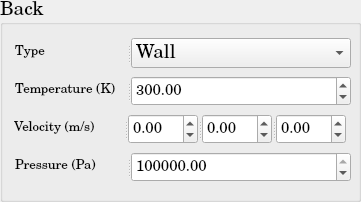
          <widget class="QGroupBox" name="SP_BoundaryCondition_Back">
           <property name="minimumSize">
            <size>
             <width>361</width>
             <height>202</height>
            </size>
           </property>
           <property name="maximumSize">
            <size>
             <width>361</width>
             <height>202</height>
            </size>
           </property>
           <property name="font">
            <font>
             <family>Century Schoolbook L</family>
             <pointsize>14</pointsize>
             <weight>50</weight>
             <bold>false</bold>
            </font>
           </property>
           <property name="title">
            <string>Back</string>
           </property>
           <layout class="QGridLayout" name="gridLayout_46">
            <item row="0" column="0">
             <widget class="QSplitter" name="splitter_65">
              <property name="minimumSize">
               <size>
                <width>338</width>
                <height>30</height>
               </size>
              </property>
              <property name="maximumSize">
               <size>
                <width>334</width>
                <height>30</height>
               </size>
              </property>
              <property name="orientation">
               <enum>Qt::Horizontal</enum>
              </property>
              <widget class="QLabel" name="SP_Type_Back_BC">
               <property name="minimumSize">
                <size>
                 <width>110</width>
                 <height>30</height>
                </size>
               </property>
               <property name="maximumSize">
                <size>
                 <width>110</width>
                 <height>30</height>
                </size>
               </property>
               <property name="text">
                <string>&lt;html&gt;&lt;head/&gt;&lt;body&gt;&lt;p&gt;&lt;span style=&quot; font-size:10pt;&quot;&gt;Type&lt;/span&gt;&lt;/p&gt;&lt;/body&gt;&lt;/html&gt;</string>
               </property>
              </widget>
              <widget class="QComboBox" name="SP_Type_Back_BC_ComboBox">
               <property name="minimumSize">
                <size>
                 <width>220</width>
                 <height>30</height>
                </size>
               </property>
               <property name="maximumSize">
                <size>
                 <width>220</width>
                 <height>30</height>
                </size>
               </property>
               <item>
                <property name="text">
                 <string>Wall</string>
                </property>
               </item>
               <item>
                <property name="text">
                 <string>Inlet</string>
                </property>
               </item>
               <item>
                <property name="text">
                 <string>Outlet</string>
                </property>
               </item>
               <item>
                <property name="text">
                 <string>Neumann</string>
                </property>
               </item>
               <item>
                <property name="text">
                 <string>Dirichlet</string>
                </property>
               </item>
              </widget>
             </widget>
            </item>
            <item row="1" column="0">
             <widget class="QSplitter" name="splitter_66">
              <property name="minimumSize">
               <size>
                <width>338</width>
                <height>30</height>
               </size>
              </property>
              <property name="maximumSize">
               <size>
                <width>334</width>
                <height>30</height>
               </size>
              </property>
              <property name="orientation">
               <enum>Qt::Horizontal</enum>
              </property>
              <widget class="QLabel" name="SP_Temperature_Back_BC">
               <property name="minimumSize">
                <size>
                 <width>110</width>
                 <height>30</height>
                </size>
               </property>
               <property name="maximumSize">
                <size>
                 <width>110</width>
                 <height>30</height>
                </size>
               </property>
               <property name="text">
                <string>&lt;html&gt;&lt;head/&gt;&lt;body&gt;&lt;p&gt;&lt;span style=&quot; font-size:10pt;&quot;&gt;Temperature (K)&lt;/span&gt;&lt;/p&gt;&lt;/body&gt;&lt;/html&gt;</string>
               </property>
              </widget>
              <widget class="QDoubleSpinBox" name="SP_Temperature_Back_BC_doubleSpinBox">
               <property name="minimumSize">
                <size>
                 <width>220</width>
                 <height>30</height>
                </size>
               </property>
               <property name="maximumSize">
                <size>
                 <width>220</width>
                 <height>30</height>
                </size>
               </property>
               <property name="font">
                <font>
                 <pointsize>11</pointsize>
                </font>
               </property>
               <property name="maximum">
                <double>1000000000.000000000000000</double>
               </property>
               <property name="value">
                <double>300.000000000000000</double>
               </property>
              </widget>
             </widget>
            </item>
            <item row="2" column="0">
             <widget class="QSplitter" name="splitter_67">
              <property name="orientation">
               <enum>Qt::Horizontal</enum>
              </property>
              <widget class="QLabel" name="SP_Velocity_Back_BC">
               <property name="minimumSize">
                <size>
                 <width>110</width>
                 <height>30</height>
                </size>
               </property>
               <property name="maximumSize">
                <size>
                 <width>110</width>
                 <height>30</height>
                </size>
               </property>
               <property name="text">
                <string>&lt;html&gt;&lt;head/&gt;&lt;body&gt;&lt;p&gt;&lt;span style=&quot; font-size:10pt;&quot;&gt;Velocity (m/s)&lt;/span&gt;&lt;/p&gt;&lt;/body&gt;&lt;/html&gt;</string>
               </property>
              </widget>
              <widget class="QSplitter" name="splitter_68">
               <property name="minimumSize">
                <size>
                 <width>220</width>
                 <height>30</height>
                </size>
               </property>
               <property name="maximumSize">
                <size>
                 <width>218</width>
                 <height>30</height>
                </size>
               </property>
               <property name="orientation">
                <enum>Qt::Horizontal</enum>
               </property>
               <widget class="QDoubleSpinBox" name="SP_Velocity_1d_Back_BC_doubleSpinBox">
                <property name="minimumSize">
                 <size>
                  <width>68</width>
                  <height>30</height>
                 </size>
                </property>
                <property name="maximumSize">
                 <size>
                  <width>70</width>
                  <height>30</height>
                 </size>
                </property>
                <property name="font">
                 <font>
                  <pointsize>11</pointsize>
                 </font>
                </property>
                <property name="minimum">
                 <double>-1000000000.000000000000000</double>
                </property>
                <property name="maximum">
                 <double>1000000000.000000000000000</double>
                </property>
               </widget>
               <widget class="QDoubleSpinBox" name="SP_Velocity_2d_Back_BC_doubleSpinBox">
                <property name="minimumSize">
                 <size>
                  <width>68</width>
                  <height>30</height>
                 </size>
                </property>
                <property name="maximumSize">
                 <size>
                  <width>70</width>
                  <height>30</height>
                 </size>
                </property>
                <property name="font">
                 <font>
                  <pointsize>11</pointsize>
                 </font>
                </property>
                <property name="minimum">
                 <double>-1000000000.000000000000000</double>
                </property>
                <property name="maximum">
                 <double>1000000000.000000000000000</double>
                </property>
               </widget>
               <widget class="QDoubleSpinBox" name="SP_Velocity_3d_Back_BC_doubleSpinBox">
                <property name="minimumSize">
                 <size>
                  <width>68</width>
                  <height>30</height>
                 </size>
                </property>
                <property name="maximumSize">
                 <size>
                  <width>70</width>
                  <height>30</height>
                 </size>
                </property>
                <property name="font">
                 <font>
                  <pointsize>11</pointsize>
                 </font>
                </property>
                <property name="minimum">
                 <double>-1000000000.000000000000000</double>
                </property>
                <property name="maximum">
                 <double>1000000000.000000000000000</double>
                </property>
               </widget>
              </widget>
             </widget>
            </item>
            <item row="3" column="0">
             <widget class="QSplitter" name="splitter_69">
              <property name="minimumSize">
               <size>
                <width>338</width>
                <height>30</height>
               </size>
              </property>
              <property name="maximumSize">
               <size>
                <width>334</width>
                <height>30</height>
               </size>
              </property>
              <property name="orientation">
               <enum>Qt::Horizontal</enum>
              </property>
              <widget class="QLabel" name="SP_Pressure_Back_BC">
               <property name="minimumSize">
                <size>
                 <width>110</width>
                 <height>30</height>
                </size>
               </property>
               <property name="maximumSize">
                <size>
                 <width>110</width>
                 <height>30</height>
                </size>
               </property>
               <property name="text">
                <string>&lt;html&gt;&lt;head/&gt;&lt;body&gt;&lt;p&gt;&lt;span style=&quot; font-size:10pt;&quot;&gt;Pressure (Pa)&lt;/span&gt;&lt;/p&gt;&lt;/body&gt;&lt;/html&gt;</string>
               </property>
              </widget>
              <widget class="QDoubleSpinBox" name="SP_Pressure_Back_BC_doubleSpinBox">
               <property name="minimumSize">
                <size>
                 <width>220</width>
                 <height>30</height>
                </size>
               </property>
               <property name="maximumSize">
                <size>
                 <width>220</width>
                 <height>30</height>
                </size>
               </property>
               <property name="font">
                <font>
                 <pointsize>11</pointsize>
                </font>
               </property>
               <property name="maximum">
                <double>1000000000.000000000000000</double>
               </property>
               <property name="value">
                <double>100000.000000000000000</double>
               </property>
              </widget>
             </widget>
            </item>
           </layout>
          </widget>
